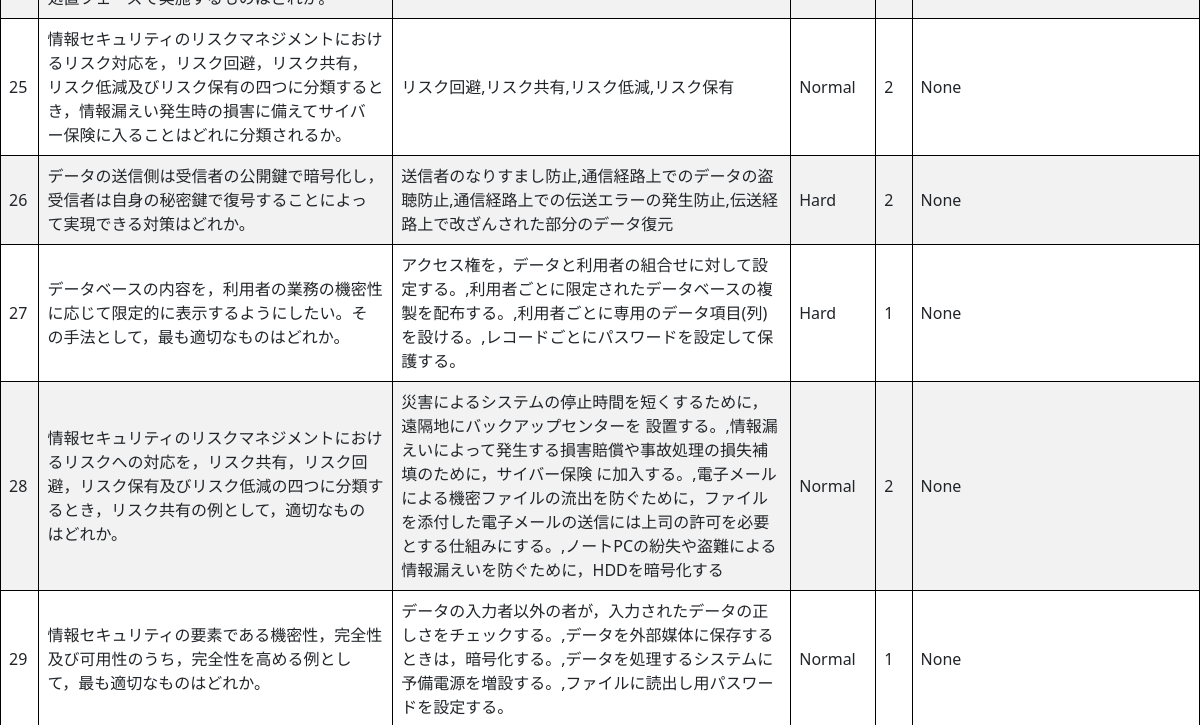
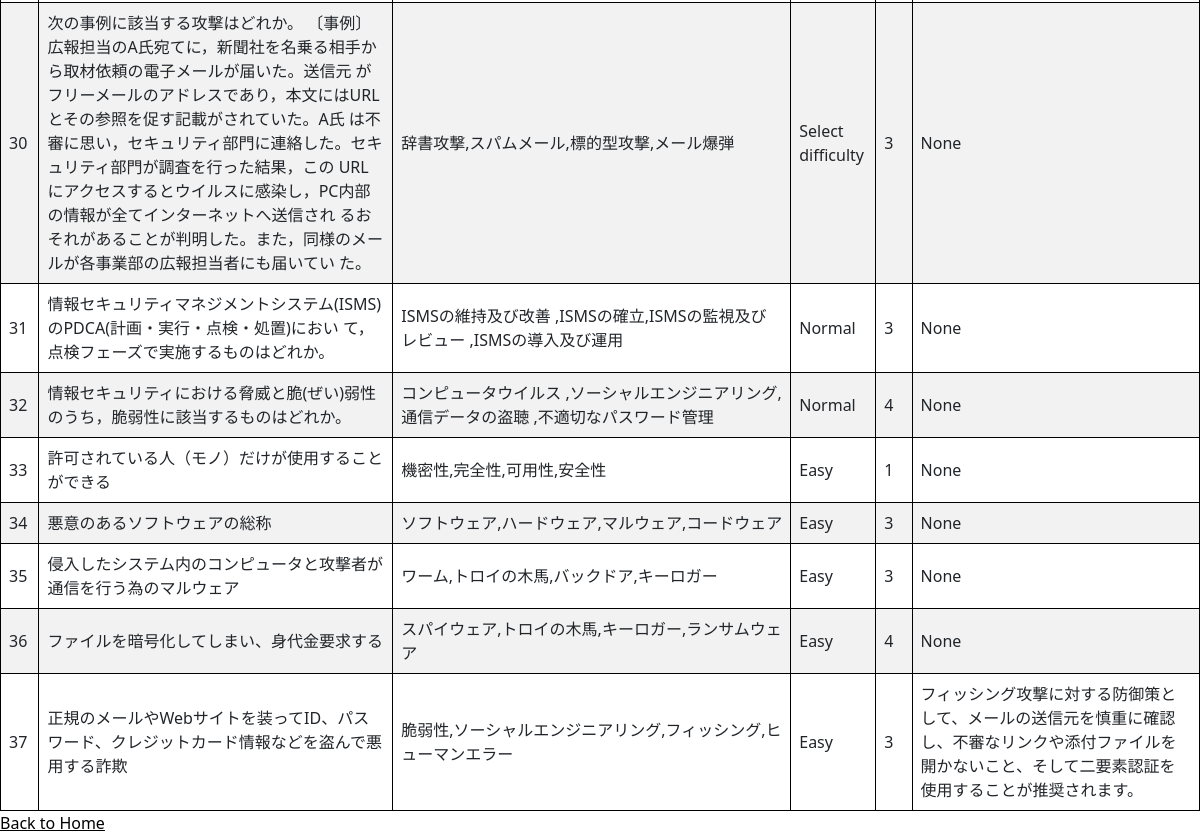
Before: /questions_user (lower part) with the older database file (2 pictures, top to bottom).
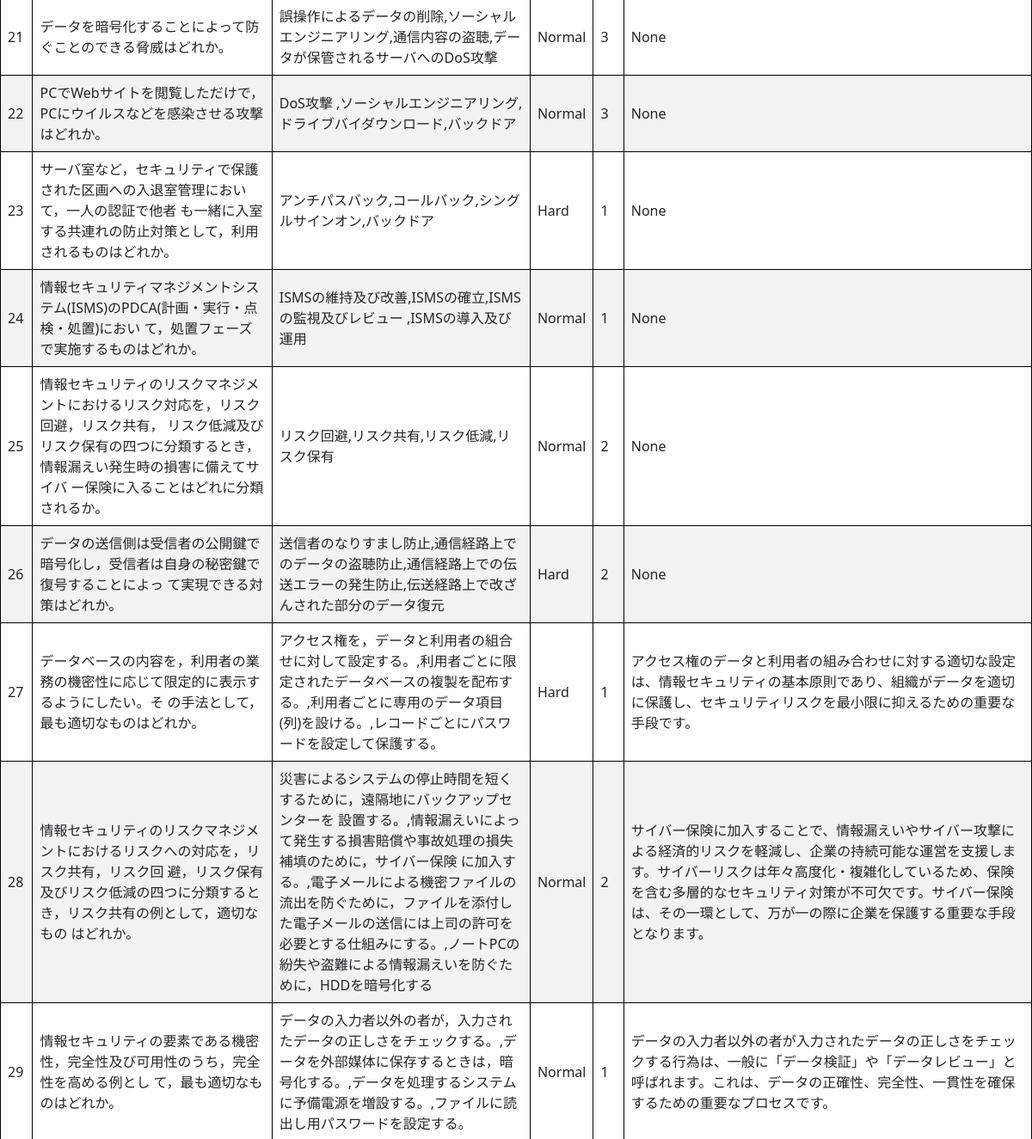
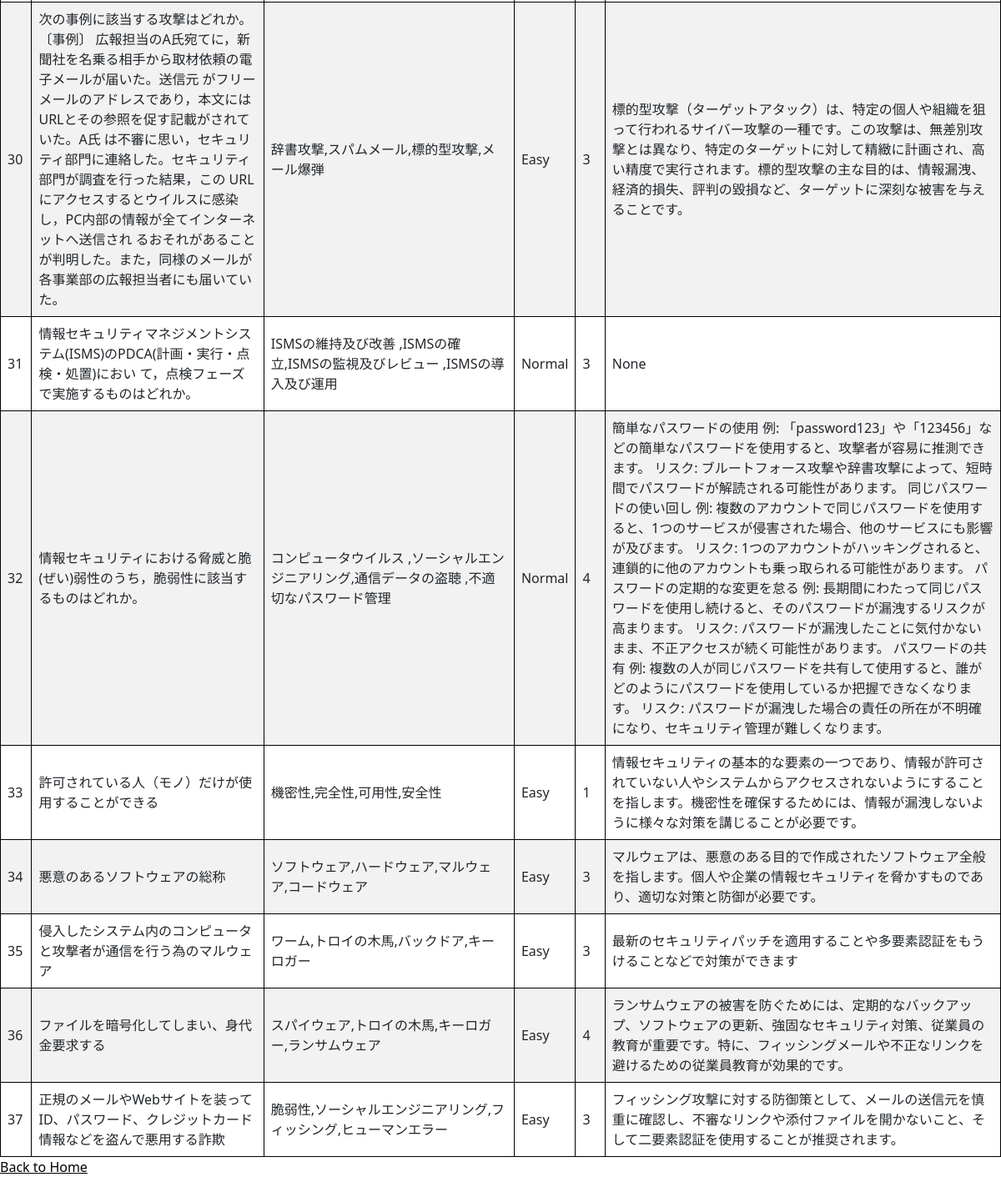
After: the same page with the newer database file (2 pictures, top to bottom).
### app.py (models this page shows)
class Question(db.Model):
    id = db.Column(db.Integer, primary_key=True)
    text = db.Column(db.Text, nullable=False)
    choices = db.Column(db.Text, nullable=False)
    difficulty = db.Column(db.String(50), nullable=False)
    correct_choice = db.Column(db.Integer, nullable=False)
    explain = db.Column(db.Text, nullable=True)

### app.py (the view)
@app.route("/questions_user")
def list_questions():
    questions = Question.query.all()
    return render_template("user/question_list.html", questions=questions)

### templates/user/question_list.html (shortened to what this page needs)
{% extends 'base.html' %}
{% block body %}
<table>
    <tbody>
        {% for question in questions %}
        <tr>
            <td>{{ question.id }}</td>
            <td>{{ question.text }}</td>
            <td>{{ question.choices }}</td>
            <td>{{ question.difficulty }}</td>
            <td>{{ question.correct_choice }}</td>
            <td>{{ question.explain }}</td>
        </tr>
        {% endfor %}
    </tbody>
</table>
<a href="/user">Back to Home</a>
{% endblock %}

Changed rows visible on the page:
now on this page (row unchanged): Question: id "21", text "データを暗号化することによって防ぐことのできる脅威はどれか。", choices "誤操作によるデータの削除,ソーシャルエンジニアリング,通信内容の盗聴,データが保管されるサーバへのDoS攻撃", difficulty "Normal", correct_choice "3", explain "None"
now on this page (row unchanged): Question: id "22", text "PCでWebサイトを閲覧しただけで，PCにウイルスなどを感染させる攻撃はどれか。", choices "DoS攻撃 ,ソーシャルエンジニアリング,ドライブバイダウンロード,バックドア", difficulty "Normal", correct_choice "3", explain "None"
now on this page (row unchanged): Question: id "23", text "サーバ室など，セキュリティで保護された区画への入退室管理において，一人の認証で他者 も一緒に入室する共連れの防止対策として，利用されるものはどれか。", choices "アンチパスバック,コールバック,シングルサインオン,バックドア", difficulty "Hard", correct_choice "1", explain "None"
now on this page (row unchanged): Question: id "24", text "情報セキュリティマネジメントシステム(ISMS)のPDCA(計画・実行・点検・処置)におい て，処置フェーズで実施するものはどれか。", choices "ISMSの維持及び改善,ISMSの確立,ISMSの監視及びレビュー ,ISMSの導入及び運用", difficulty "Normal", correct_choice "1", explain "None"
changed Question "データベースの内容を，利用者の業務の機密性に応じて限定的に表示するようにしたい。そ の手法として，最も適切なものはどれか。": explain "None" → "アクセス権のデータと利用者の組み合わせに対する適切な設定は、情報セキュリティの基本原則であり、組織がデータを適切に保護し、セキュリティリスクを最小限に抑えるための重要な手段です。"
changed Question id 28: explain "None" → "サイバー保険に加入することで、情報漏えいやサイバー攻撃による経済的リスクを軽減し、企業の持続可能な運営を支援します。サイバーリスクは年々高度化・複雑化しているため、保険を含む多層的なセキュリティ対策が不可欠です。サイバー保険は、その一環として、万が一の際に企業を保護する重要な手段となります。"
changed Question "情報セキュリティの要素である機密性，完全性及び可用性のうち，完全性を高める例とし て，最も適切なものはどれか。": explain "None" → "データの入力者以外の者が入力されたデータの正しさをチェックする行為は、一般に「データ検証」や「データレビュー」と呼ばれます。これは、データの正確性、完全性、一貫性を確保するための重要なプロセスです。"
changed Question "辞書攻撃,スパムメール,標的型攻撃,メール爆弾": difficulty "Select difficulty" → "Easy"; explain "None" → "標的型攻撃（ターゲットアタック）は、特定の個人や組織を狙って行われるサイバー攻撃の一種です。この攻撃は、無差別攻撃とは異なり、特定のターゲットに対して精緻に計画され、高い精度で実行されます。標的型攻撃の主な目的は、情報漏洩、経済的損失、評判の毀損など、ターゲットに深刻な被害を与えることです。"
changed Question "情報セキュリティにおける脅威と脆(ぜい)弱性のうち，脆弱性に該当するものはどれか。": explain "None" → "簡単なパスワードの使用 例: 「password123」や「123456」などの簡単なパスワードを使用すると、攻撃者が容易に推測できます。 リスク: ブルートフォース攻撃や辞書攻撃によって、短時間でパスワードが解読される可能性があります。 同じパスワードの使い回し 例: 複数のアカウントで同じパスワードを使用すると、1つのサービスが侵害された場合、他のサービスにも影響が及びます。 リスク: 1つのアカウントがハッキングされると、連鎖的に他のアカウントも乗っ取られる可能性があります。 パスワードの定期的な変更を怠る 例: 長期間にわたって同じパスワードを使用し続けると、そのパスワードが漏洩するリスクが高まります。 リスク: パスワードが漏洩したことに気付かないまま、不正アクセスが続く可能性があります。 パスワードの共有 例: 複数の人が同じパスワードを共有して使用すると、誰がどのようにパスワードを使用しているか把握できなくなります。 リスク: パスワードが漏洩した場合の責任の所在が不明確になり、セキュリティ管理が難しくなります。"
changed Question "許可されている人（モノ）だけが使用することができる": explain "None" → "情報セキュリティの基本的な要素の一つであり、情報が許可されていない人やシステムからアクセスされないようにすることを指します。機密性を確保するためには、情報が漏洩しないように様々な対策を講じることが必要です。"
changed Question "悪意のあるソフトウェアの総称": explain "None" → "マルウェアは、悪意のある目的で作成されたソフトウェア全般を指します。個人や企業の情報セキュリティを脅かすものであり、適切な対策と防御が必要です。"
changed Question "侵入したシステム内のコンピュータと攻撃者が通信を行う為のマルウェア": explain "None" → "最新のセキュリティパッチを適用することや多要素認証をもうけることなどで対策ができます"
changed Question "ファイルを暗号化してしまい、身代金要求する": explain "None" → "ランサムウェアの被害を防ぐためには、定期的なバックアップ、ソフトウェアの更新、強固なセキュリティ対策、従業員の教育が重要です。特に、フィッシングメールや不正なリンクを避けるための従業員教育が効果的です。"
